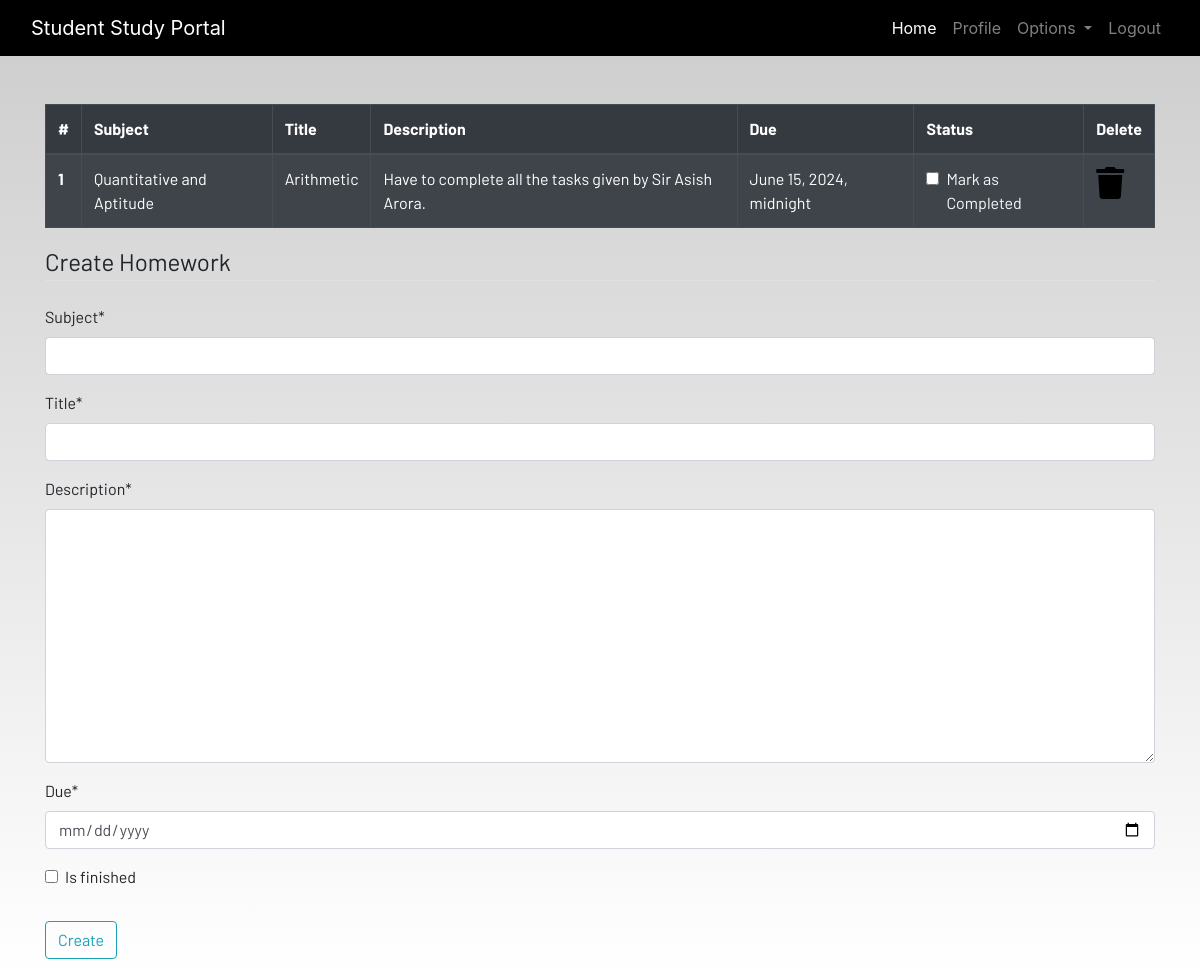
The app's page /homework (signed in) with its own data.
### dashboard/models.py (models this page shows, shortened)
class Homework(models.Model):
    user = models.ForeignKey(User, on_delete=models.CASCADE)
    subject= models.CharField(max_length=100)
    title = models.CharField(max_length=100)
    description = models.TextField()
    due = models.DateTimeField()
    is_finished = models.BooleanField(default=False)

### dashboard/views.py (the view)
# urls.py: path('homework',views.homework, name="homework"),
@login_required
def homework(request):
    if request.method == "POST":
        form = HomeworkForm(request.POST)
        if form.is_valid():
            try:
                finished = request.POST['is_finished']
                if finished == 'on':
                    finished = True
                else:
                    finished = False
            except:
                finished = False
            homeworks = Homework(
                user = request.user,
                subject = request.POST['subject'],
                title = request.POST['title'],
                description = request.POST['description'],
                due = request.POST['due'],
                is_finished = finished
            )
            homeworks.save()
            messages.success(request, f"Homework Added from {request.user.username}!!")
    else:
        form = HomeworkForm()
    homework = Homework.objects.filter(user=request.user)
    if len(homework)==0:
        homework_done = True
    else:
        homework_done = False
    context = {'homeworks':homework, 'homeworks_done':homework_done, 'form':form}
    return render(request, 'dashboard/homework.html', context)

### dashboard/forms.py
class HomeworkForm(forms.ModelForm):
    class Meta:
        model = Homework
        widgets = {'due':DateInput()}
        fields = ['subject', 'title', 'description', 'due', 'is_finished']

### dashboard/templates/dashboard/homework.html (shortened to what this page needs)
{% extends 'dashboard/base.html' %}
{% load static %}
{% load crispy_forms_tags %}
{% block content %}
<div class="container">
    {% if not homework_done %}
    <table class="table table-striped table-bordered table-hover table-dark">
        <thead>
            <tr>
                <th scope="col">#</th>
                <th scope="col">Subject</th>
                <th scope="col">Title</th>
                <th scope="col">Description</th>
                <th scope="col">Due</th>
                <th scope="col">Status</th>
                <th scope="col">Delete</th>
            </tr>
        </thead>
        <tbody>
            {% for homework in homeworks %}
            <tr>
                <th scope="row">{{forloop.counter}}</th>
                <td>{{homework.subject}}</td>
                <td>{{homework.title}}</td>
                <td>{{homework.description}}</td>
                <td>{{homework.due}}</td>
                <td>
                    <a href="{% url 'update-homework' homework.id %}">
                        <div class="form-check">
                            {% if homework.is_finished == True %}
                            <input class="form-check-input" type="checkbox" value="" checked>
                            {% else %}
                            <input class="form-check-input" type="checkbox" value="">
                            {% endif %}
                            <label class="form-check-label text-light" for="flexCheckDefault">
                                Mark as Completed
                            </label>
                        </div>
                    </a>
                </td>
                <td><a href="{% url 'delete-homework' homework.id %}"><i class="fa fa-trash fa-2x"></i></a></td>
            </tr>
            {% endfor %}
        </tbody>
    </table>
    {% else %}
    <h4>All homeworks are completed!! Create to have more!!</h4>
    {% endif %}
</div>
<div class=" container">
    <form method="POST">
        <fieldset class="form-group">
            <legend class="border-bottom mb-4">Create Homework</legend>
            {{form|crispy}}
        </fieldset>
        <div class="form-group">
            <button href="" class="btn btn-outline-info" type="submit">
                Create
            </button>
        </div>
    </form>
</div>
{% endblock content %}

### static/css/main.css (style rules this page uses)
html { scroll-behavior: smooth; height: 100%; width: 100%; }
a { text-decoration: none !important; color: black; }
html, body { max-width: 100%; overflow-x: hidden; height: 100%; width: 100%; }
body { background: linear-gradient(rgba(0, 0, 0, 0.2), rgba(255, 255, 255, 0.5)); overflow-x: hidden; background-repeat: no-repeat; }
.fa { color: black; }

### records on screen
Homework: subject "Quantitative and Aptitude", title "Arithmetic", description "Have to complete all the tasks given by Sir Asish Arora.", due "June 15, 2024, midnight"
